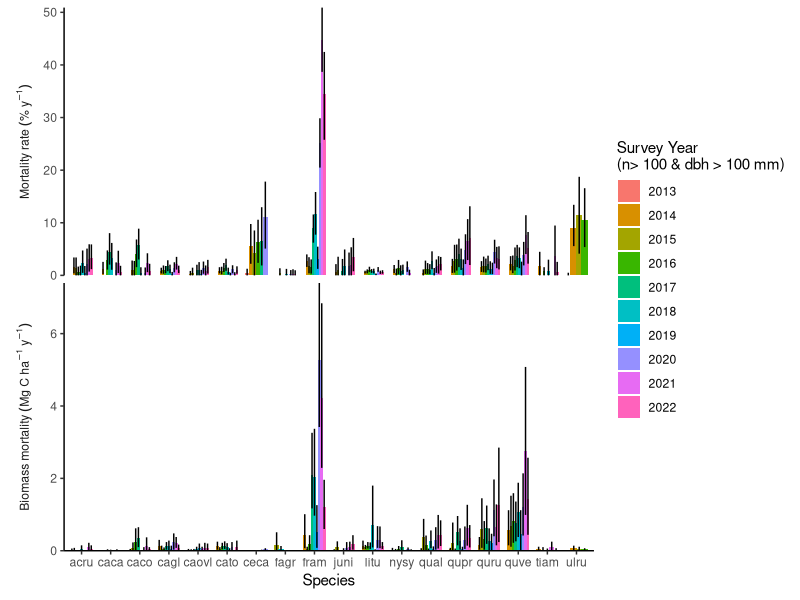

Recreate this plot in R. (Note: this script raises an error after producing the figure.)
#############################################################################
# Purpose: plot calculated Mortality and Biomass mortality (also A to AU rates)
# Developped by: Valentine Herrmann - HerrmannV@si.edu
# R version 4.0.3 (2020-10-10)
##########################################################################

# Clean environment ####
rm(list = ls())

# Set working directory ####
setwd(".")

# Load libraries ####
library(ggplot2)

# load data ####
mortrate_by_size_class <- read.csv("R_results/mortrates_by_size_class.csv")
sp_mortrate_agbmort <- read.csv("R_results/mortrates_and_agbmort_by_species.csv")


# AtoAUrate_by_size_class <- read.csv("R_results/AtoAUrate_by_size_class.csv")
# sp_AtoAUrate_agbAtoAUrate <- read.csv("R_results/AtoAUrates_and_agbAtoAU_by_species.csv")


# barplot for species mortality and health decline ####

## only keep when N0 is > ncut
ncut = 100
sp_mortrate_agbmort <- sp_mortrate_agbmort[sp_mortrate_agbmort$N0 > ncut, ]
# sp_AtoAUrate_agbAtoAUrate <- sp_AtoAUrate_agbAtoAUrate[sp_AtoAUrate_agbAtoAUrate$N0 > ncut,]
  
## keep year as factor
sp_mortrate_agbmort$survey_year <- factor(sp_mortrate_agbmort$survey_year)
# sp_AtoAUrate_agbAtoAUrate$survey_year <- factor(sp_AtoAUrate_agbAtoAUrate$survey_year)

## order variables
sp_mortrate_agbmort$variable <- factor(sp_mortrate_agbmort$variable, levels = unique(sp_mortrate_agbmort$variable), labels = c('Mortality ~ rate ~ ("%" ~y ^ {-1})', 'Biomass ~ mortality ~(Mg~C~ha^{-1}~y^{-1})'))

# sp_AtoAUrate_agbAtoAUrate$variable <- factor(sp_AtoAUrate_agbAtoAUrate$variable, levels = unique(sp_AtoAUrate_agbAtoAUrate$variable), labels = c('Health ~ decline ~ rate ~ ("%" ~y ^ {-1})', 'Biomass ~ health ~ decline ~(Mg~C~ha^{-1}~y^{-1})'))


ggplot(sp_mortrate_agbmort, aes(x = sp, y = estimate, fill= survey_year)) + 
  geom_bar(stat = "identity", position = position_dodge(width = .75)) + 
  geom_linerange(aes(ymin = LCI_95, ymax = UCI_95), position = position_dodge(width = .75)) + 
  labs(x = expression("Species"), 
       fill = "Survey Year\n(n> 100 & dbh > 100 mm)") +
  scale_y_continuous(expand = c(0, 0)) + 
  theme_classic() +
  facet_wrap(~variable, ncol = 1,scales = "free_y",
             strip.position = "left", 
             labeller = label_parsed) +
  # 'expression(Mortality ~ Rate ~ ("%" ~y ^ {-1}))', biomass_mortality = "Voltage (V)") ) )  +
  ylab(NULL)+
  theme(strip.background = element_blank(),
        strip.placement = "outside")


ggsave("R_results/Barplots_MortalityRates_and_BiomassMortality.png", width = 10, height = 7, units = "in")


# ggplot(sp_AtoAUrate_agbAtoAUrate, aes(x = sp, y = estimate, fill= survey_year)) + 
#   geom_bar(stat = "identity", position = position_dodge(width = .75)) + 
#   geom_linerange(aes(ymin = LCI_95, ymax = UCI_95), position = position_dodge(width = .75)) + 
#   labs(x = expression("Species"), 
#        fill = "Survey Year\n(n> 100 & dbh > 100 mm)") +
#   scale_y_continuous(expand = c(0, 0)) + 
#   theme_classic() +
#   facet_wrap(~variable, ncol = 1,scales = "free_y",
#              strip.position = "left", 
#              labeller = label_parsed) +
#   # 'expression(Mortality ~ Rate ~ ("%" ~y ^ {-1}))', biomass_mortality = "Voltage (V)") ) )  +
#   ylab(NULL)+
#   theme(strip.background = element_blank(),
#         strip.placement = "outside")
# 
# 
# ggsave("R_results/Barplots_AtuAURates_and_BiomassAtuAU.png", width = 10, height = 7, units = "in")


# plot mortality and health decline by size class ####
mortrate_by_size_class$dbh_class <- factor(mortrate_by_size_class$dbh_class, levels = unique(mortrate_by_size_class$dbh_class), ordered = T)
# AtoAUrate_by_size_class$dbh_class <- factor(AtoAUrate_by_size_class$dbh_class, levels = unique(AtoAUrate_by_size_class$dbh_class), ordered = T)

ggplot(mortrate_by_size_class[mortrate_by_size_class$survey_year %in% c(2014:2021), ], aes(colour = dbh_class, y = mortality_rate, x = survey_year)) +
  geom_point() +
  geom_linerange(aes(ymin = LCI_95, ymax = UCI_95)) +
  scale_x_log10() + scale_y_log10() +
  theme_classic() +
  facet_wrap(~Species) +
  ylab(bquote(Mortality ~ rate ~ ("%" ~y ^ {-1}))) +
  xlab("Survey year")
  

ggsave("R_results/MortalityRates_per_sp_and_size_classes.png", width = 12, height = 10, units = "in")



# ggplot(AtoAUrate_by_size_class[AtoAUrate_by_size_class$survey_year %in% c(2014:2021), ], aes(colour = dbh_class, y = AtoAU_rate, x = survey_year)) +
#   geom_point() +
#   geom_linerange(aes(ymin = LCI_95, ymax = UCI_95)) +
#   scale_x_log10() + scale_y_log10() +
#   theme_classic() +
#   facet_wrap(~Species) +
#   ylab(bquote(Health ~ decline ~ rate ~ ("%" ~y ^ {-1})))+
#   xlab("Survey year")
# 
# 
# ggsave("R_results/AtoAURates_per_sp_and_size_classes.png", width = 12, height = 10, units = "in")
